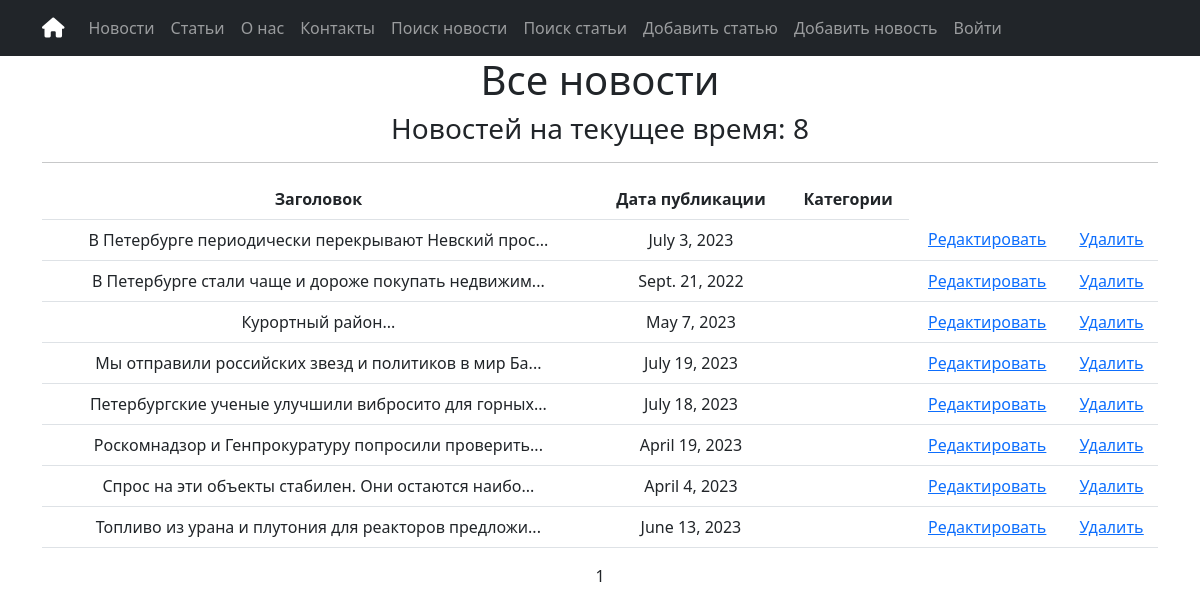
The page /news/ on the database as committed earlier.
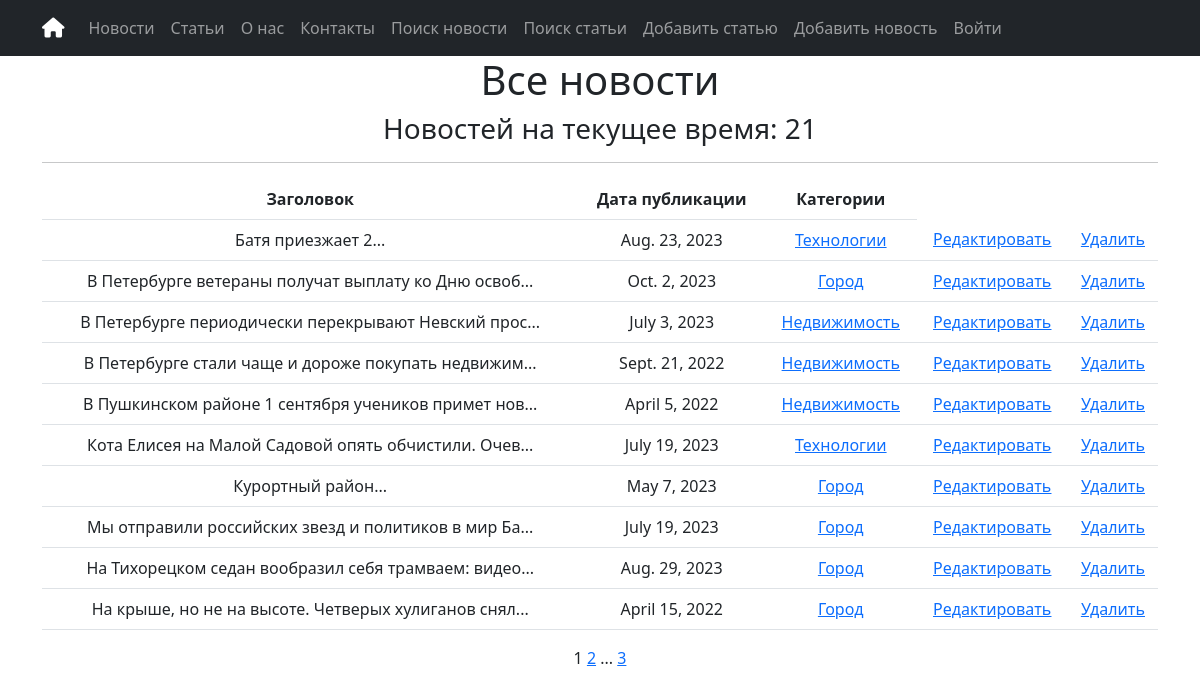
The same page on the database as committed later.
### simpleapp/models.py (models this page shows, shortened)
class News(models.Model):
    title = models.CharField(
        max_length=50,
        unique=True, # названия товаров не должны повторяться
    )
    description = models.TextField()
    date = models.DateField(help_text=('YYYY-MM-DD'))
    category = models.ManyToManyField(
        Category,
        related_name='news', # все новости в категории будут доступны через поле news
    )
    class Meta:
        verbose_name_plural = "News"

class Category(models.Model):
    name = models.CharField(max_length=100, unique=True)
    subscribers = models.ManyToManyField(User, related_name='categories' )
    def __str__(self):
        return self.name.title()
    class Meta:
        verbose_name_plural = "Categories"

### simpleapp/views.py (the view)
# urls.py: path('', NewsList.as_view(), name='news_list'),
class NewsList(ListView):
    model = News
    ordering = 'title'
    template_name = 'news.html'
    context_object_name = 'news'
    paginate_by = 10 # вот так мы можем указать количество записей на странице
    def get_context_data(self, **kwargs):
        context = super().get_context_data(**kwargs)
        context['next_sale'] = f"Новостей на текущее время:"
        return context

### templates/news.html (shortened to what this page needs)
{% extends 'flatpages/default.html' %}
{% load custom_filters %}
{% load custom_tags %}
{% block content %}
<h1>Все новости</h1>
{% if page_obj.paginator.count > 0 %}
<h3> {{ next_sale }} {{ page_obj.paginator.count }}</h3>
{% endif %}
<hr>
{% if news %}
<table class="table" style="width: 100%;">
    <thead>
        <tr>
            <th>Заголовок</th>
            <th>Дата публикации</th>
            <th>Категории</th>
        </tr>
    </thead>
    <tbody>
        {% for item in news %}
        <tr>
            <td>
                <a class="nav-link" href="{% url 'news_detail' pk=item.pk %}">{{ item.title|truncatewords:20}}...</a>
            </td>
            <td>{{ item.date }}</td>
            <td>
                {% for category in item.category.all %}
                <a href="{% url 'category_details' category.id %}">{{ category }}</a>
                {% endfor %}
            </td>
            <td>
                <a href="{% url 'news_update' item.id %}"><u>Редактировать</u></a>
            </td>
            <td>
                <a href="{% url 'news_delete' item.id %}"><u>Удалить</u></a>
            </td>
        </tr>
        {% endfor %}
    </tbody>
</table>
{% else %}
<h2>Новостей нет!</h2>
{% endif %}
{% if page_obj.paginator.count > 0 %}
{{ page_obj.number }}
{% if page_obj.has_next %}
<a href="?page={{ page_obj.next_page_number }}">{{ page_obj.next_page_number }}</a>
{% if paginator.num_pages != page_obj.next_page_number %}
...
<a href="?page={{ page_obj.paginator.num_pages }}">{{ page_obj.paginator.num_pages }}</a>
{% endif %}
{% endif %}
{% endif %}
{% endblock content %}

Rows that differ between the two databases and show on the page:
no longer on this page (row unchanged): News: title "Петербургские ученые улучшили вибросито для горных", date "July 18, 2023"
no longer on this page (row unchanged): News: title "Роскомнадзор и Генпрокуратуру попросили проверить", date "April 19, 2023"
no longer on this page (row unchanged): News: title "Спрос на эти объекты стабилен. Они остаются наибо", date "April 4, 2023"
no longer on this page (row unchanged): News: title "Топливо из урана и плутония для реакторов предложи", date "June 13, 2023"
added News: title "Батя приезжает 2", date "Aug. 23, 2023"
now on this page (row unchanged): Category: name "Технологии"
added News: title "В Петербурге ветераны получат выплату ко Дню освоб", date "Oct. 2, 2023"
now on this page (row unchanged): Category: name "Город"
now on this page (row unchanged): Category: name "Недвижимость"
added News: title "В Пушкинском районе 1 сентября учеников примет нов", date "April 5, 2022"
added News: title "Кота Елисея на Малой Садовой опять обчистили. Очев", date "July 19, 2023"
added News: title "На Тихорецком седан вообразил себя трамваем: видео", date "Aug. 29, 2023"
added News: title "На крыше, но не на высоте. Четверых хулиганов снял", date "April 15, 2022"
Other text that changed with them:
{{ page_obj.paginator.count }}: "8" → "21"
{{ page_obj.next_page_number }}: (not shown) → "2"
{{ page_obj.paginator.num_pages }}: (not shown) → "3"
